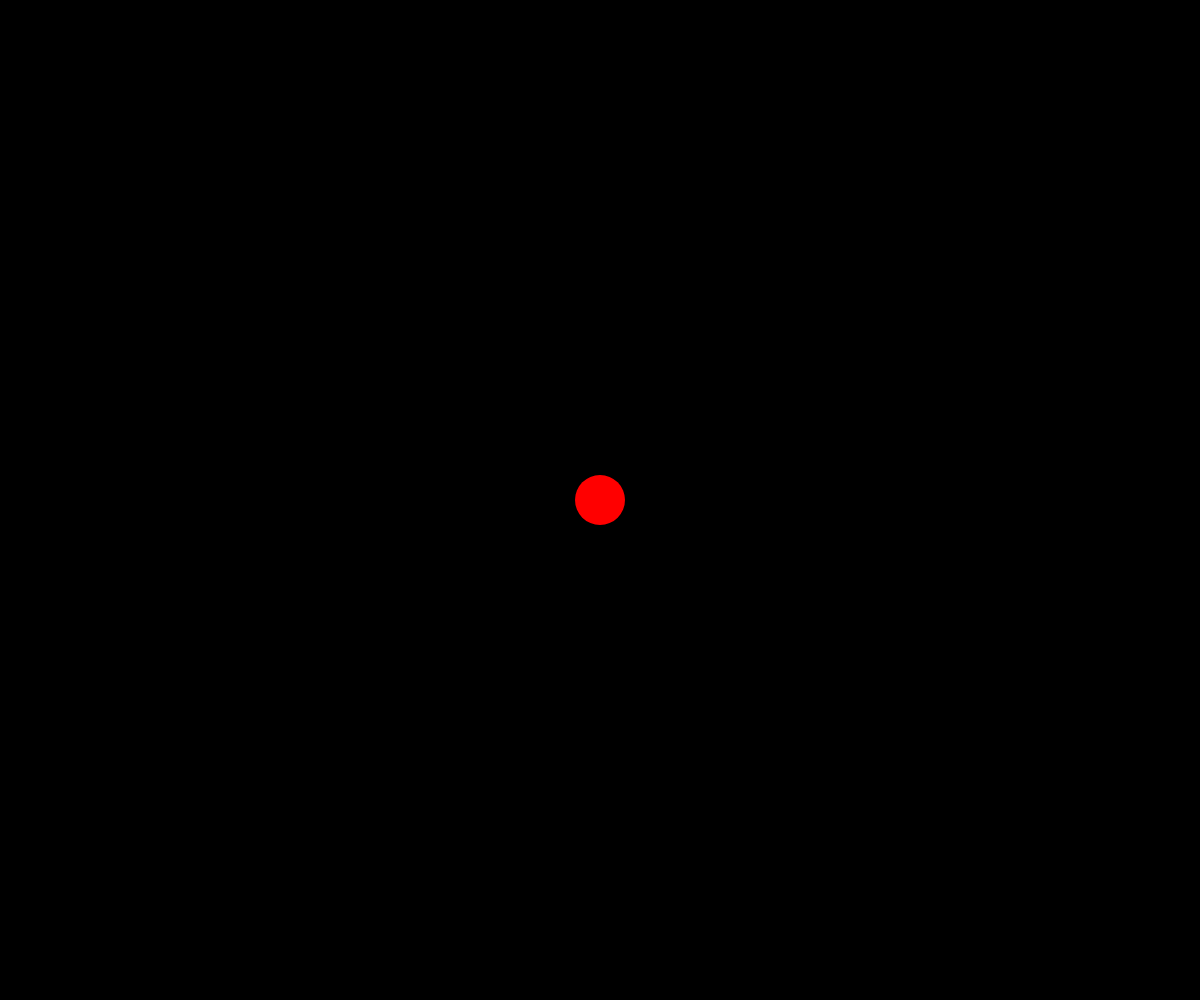
Frame 1 (no input)
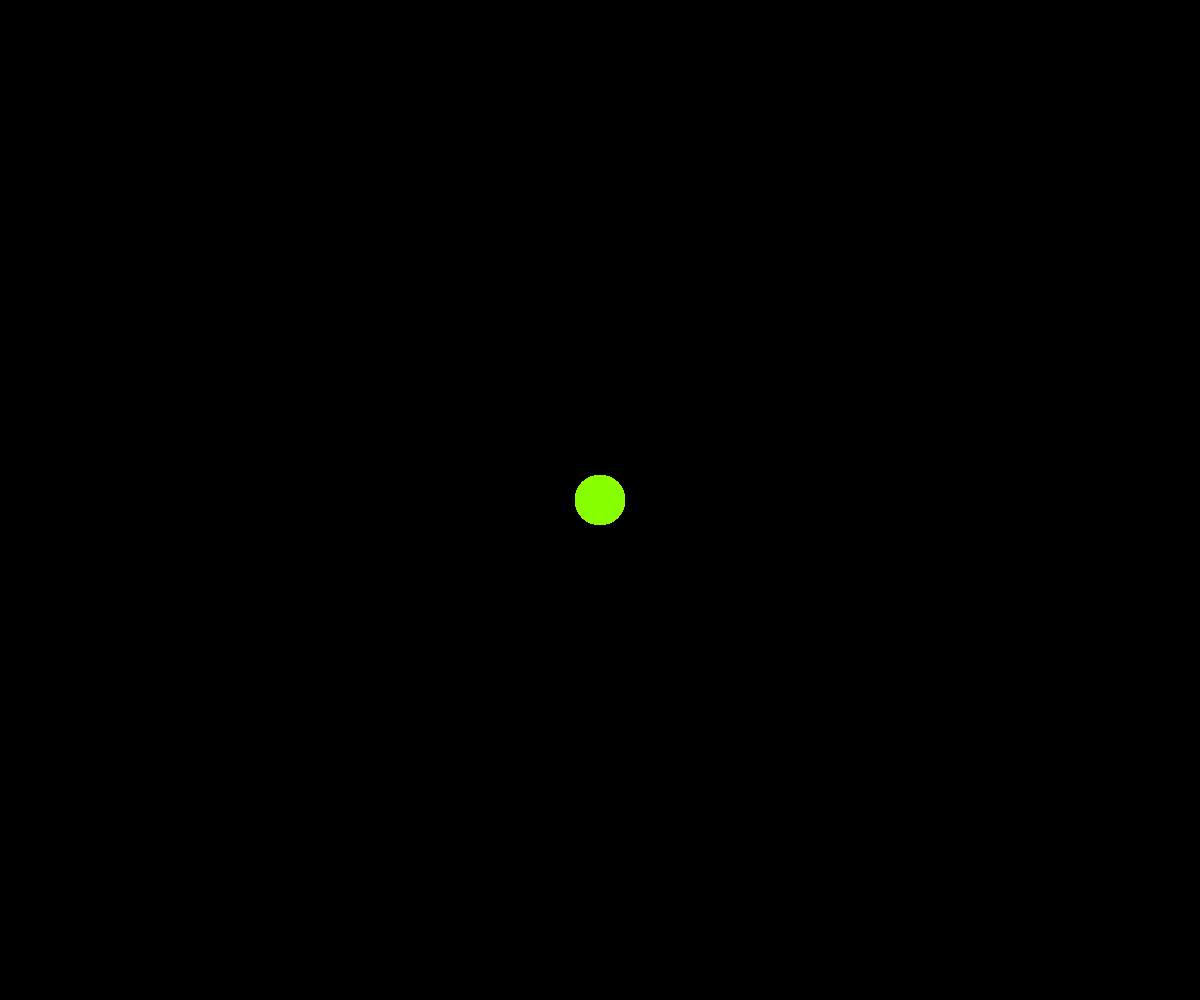
Frame 60 (no input)
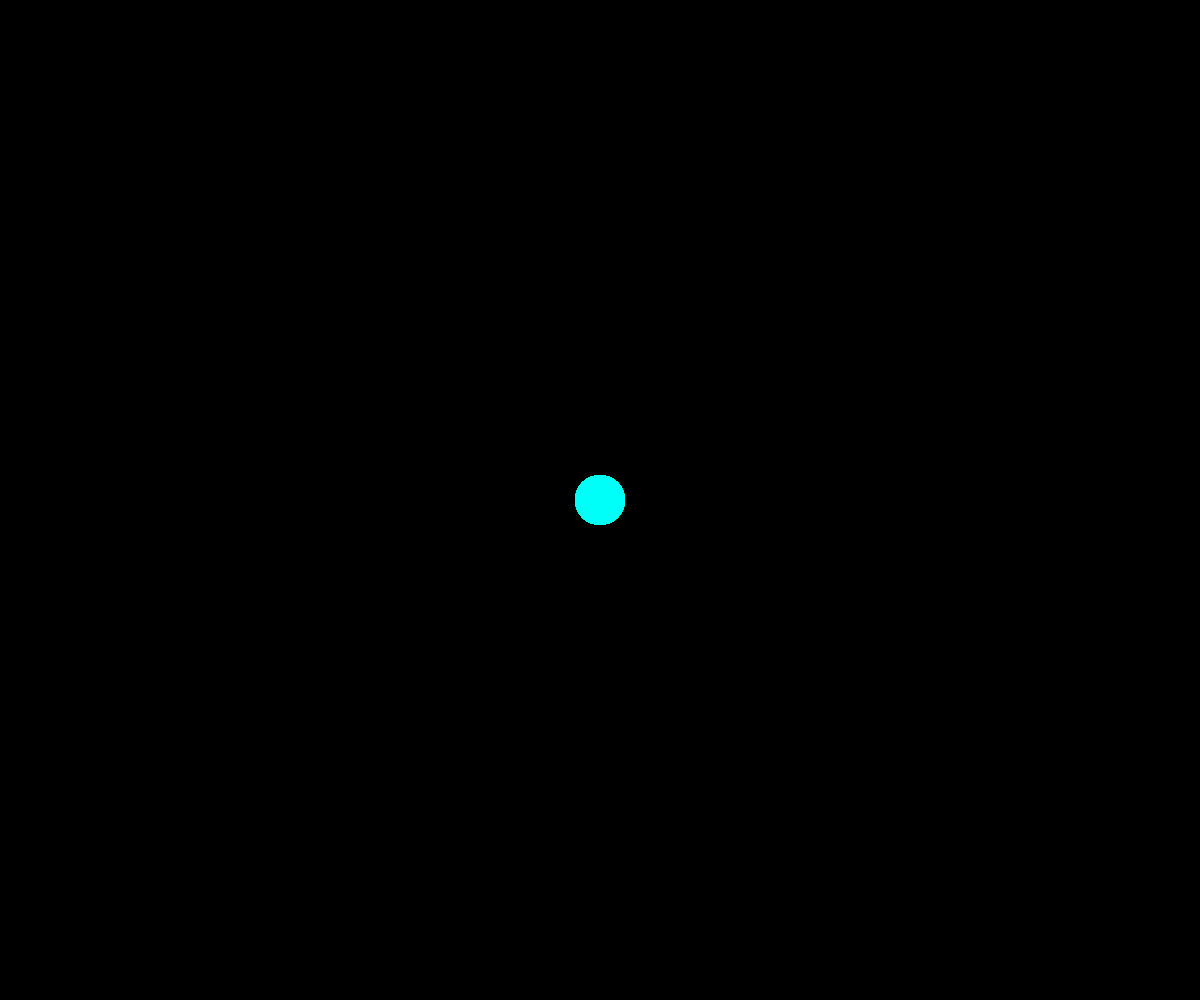
Frame 120 (the mouse pressed at the canvas centre since frame 60)

The p5.js sketch that drew these frames (run headless with seeded random() and noise() and a simulated clock; from frame 60 on, the mouse is pressed at the canvas centre):

// p5.js sketch
// ── sketch.js
function setup() {
  createCanvas(windowWidth, windowHeight);
  background(0);
  colorMode(HSB)

  noStroke()

  hue = 0

  circle_x = windowWidth/2;
  circle_y = windowHeight/2;
  
  last_mouseX = circle_x
  last_mouseY = circle_y

  speed = 30
  
}

function draw() {

  delta_x = last_mouseX - circle_x;
  delta_y = last_mouseY - circle_y;

  step_x = delta_x / speed;
  step_y = delta_y / speed;

  circle_x += step_x;
  circle_y += step_y;

  fill(hue % 360,255, 128, 5)
  circle(circle_x, circle_y, 50)

  if (mouseIsPressed) {
    last_mouseX = mouseX;
    last_mouseY = mouseY;
  }

  hue += 1.5

}
